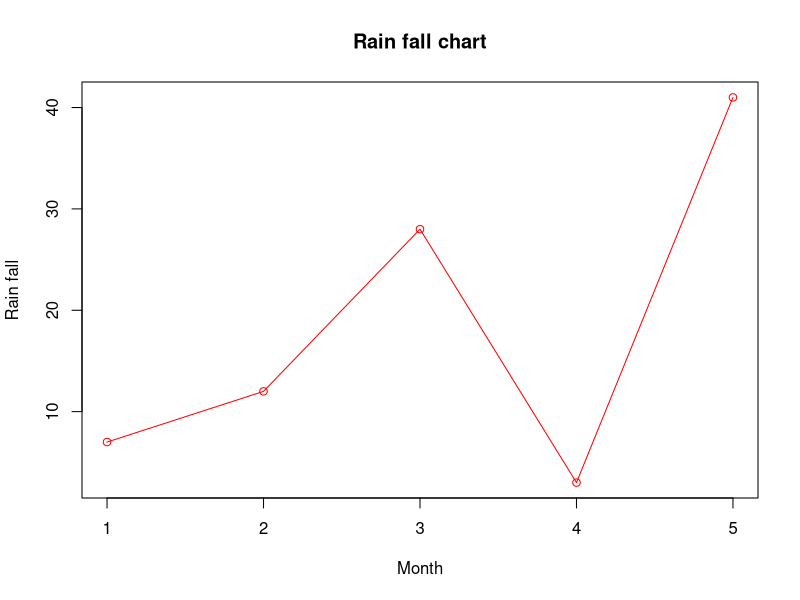

Recreate this plot in R.
# DATA VISUALIZATION USING LINE GRAPH PLOTTING FRAMEWORK
v <- c(7,12,28,3,41)
png(file = "line_chart_label_colored.jpg")
plot(v,type = "o", col = "red", xlab = "Month", ylab = "Rain fall",main = "Rain fall chart")
dev.off()